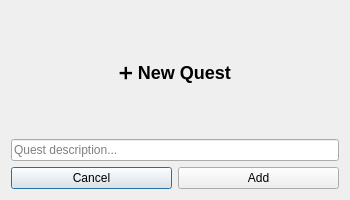
<?xml version="1.0" encoding="UTF-8"?>
<ui version="4.0">
 <class>AddQuestDialog</class>
 <widget class="QDialog" name="AddQuestDialog">
  <property name="windowTitle">
   <string>Add Quest</string>
  </property>
  <property name="geometry">
   <rect>
    <x>0</x>
    <y>0</y>
    <width>350</width>
    <height>200</height>
   </rect>
  </property>

  <layout class="QVBoxLayout" name="rootLayout">

   <item>
    <widget class="QLabel" name="titleLabel">
     <property name="text">
      <string>➕ New Quest</string>
     </property>
     <property name="alignment">
      <set>Qt::AlignCenter</set>
     </property>
     <property name="styleSheet">
      <string>font-size:18px;font-weight:bold;</string>
     </property>
    </widget>
   </item>

   <item>
    <widget class="QLineEdit" name="questNameInput">
     <property name="placeholderText">
      <string>Quest description...</string>
     </property>
    </widget>
   </item>

   <item>
    <layout class="QHBoxLayout">
     <item>
      <widget class="QPushButton" name="cancelButton">
       <property name="text">
        <string>Cancel</string>
       </property>
      </widget>
     </item>
     <item>
      <widget class="QPushButton" name="addButton">
       <property name="text">
        <string>Add</string>
       </property>
      </widget>
     </item>
    </layout>
   </item>

  </layout>
 </widget>
</ui>
